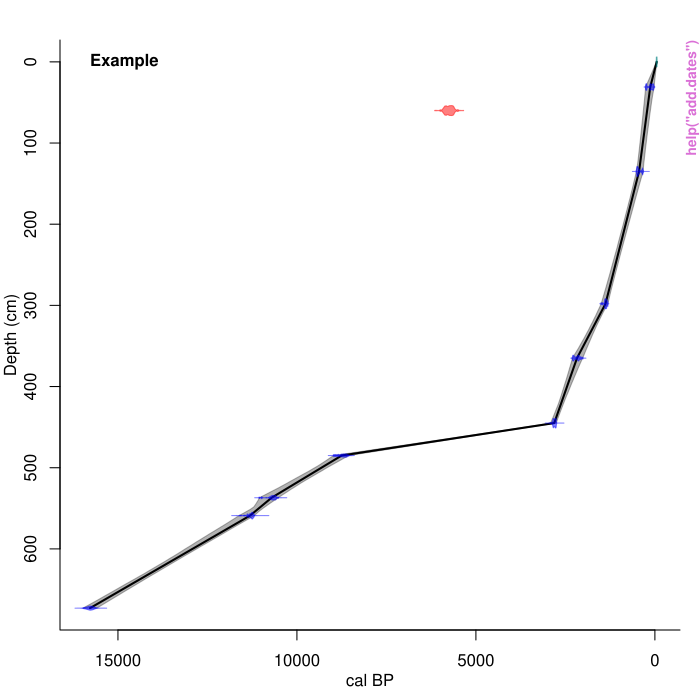

This chart was generated by the following R code:
pkgname <- "clam"
source(file.path(R.home("share"), "R", "examples-header.R"))
options(warn = 1)
library('clam')

base::assign(".oldSearch", base::search(), pos = 'CheckExEnv')
base::assign(".old_wd", base::getwd(), pos = 'CheckExEnv')
cleanEx()
nameEx("add.dates")
### * add.dates

flush(stderr()); flush(stdout())

### Name: add.dates
### Title: Add dates to age-depth plots
### Aliases: add.dates

### ** Examples

  clam(coredir=tempfile())
  add.dates(5000, 100, 60)



cleanEx()
nameEx("calib.t")
### * calib.t

flush(stderr()); flush(stdout())

### Name: calib.t
### Title: Comparison dates calibrated using both the t distribution
###   (Christen and Perez 2009) and the normal distribution.
### Aliases: calib.t

### ** Examples

calib.t() 




cleanEx()
nameEx("clam")
### * clam

flush(stderr()); flush(stdout())

### Name: clam
### Title: clam
### Aliases: clam

### ** Examples

 clam(, coredir=tempdir()) # Create the example in Cores/Example folder
 clam(, coredir=tempdir(), extradates=470) 




cleanEx()
nameEx("deptime.age")
### * deptime.age

flush(stderr()); flush(stdout())

### Name: deptime.age
### Title: Calculates the slope of a straight curve at the desired age.
### Aliases: deptime.age

### ** Examples

  clam(coredir=tempdir(), storedat=TRUE)
  dp <- deptime.age(5000)
  summary(dp)
  deptime.age(5000, yrcm=FALSE) # to calculate sedimentation times in cm/yr, so accumulation rates



cleanEx()
nameEx("deptime.depth")
### * deptime.depth

flush(stderr()); flush(stdout())

### Name: deptime.depth
### Title: Calculates *for each iteration* the slope of a straight curve
###   between depths just above and below the desired point.
### Aliases: deptime.depth

### ** Examples

  clam(coredir=tempdir(), storedat=TRUE) 
  dp <- deptime.depth(20)
  summary(dp)
  deptime.depth(20, FALSE) # to calculate accumulation rates in cm/yr




cleanEx()
nameEx("plot_proxies")
### * plot_proxies

flush(stderr()); flush(stdout())

### Name: plot_proxies
### Title: Produce a plot of proxy values against calendar age.
### Aliases: plot_proxies

### ** Examples

clam(coredir=tempdir(), proxies=TRUE)
plot_proxies(3)
plot_proxies(3, revyr=FALSE)



### * <FOOTER>
###
cleanEx()
options(digits = 7L)
base::cat("Time elapsed: ", proc.time() - base::get("ptime", pos = 'CheckExEnv'),"\n")
grDevices::dev.off()
###
### Local variables: ***
### mode: outline-minor ***
### outline-regexp: "\\(> \\)?### [*]+" ***
### End: ***
quit('no')
